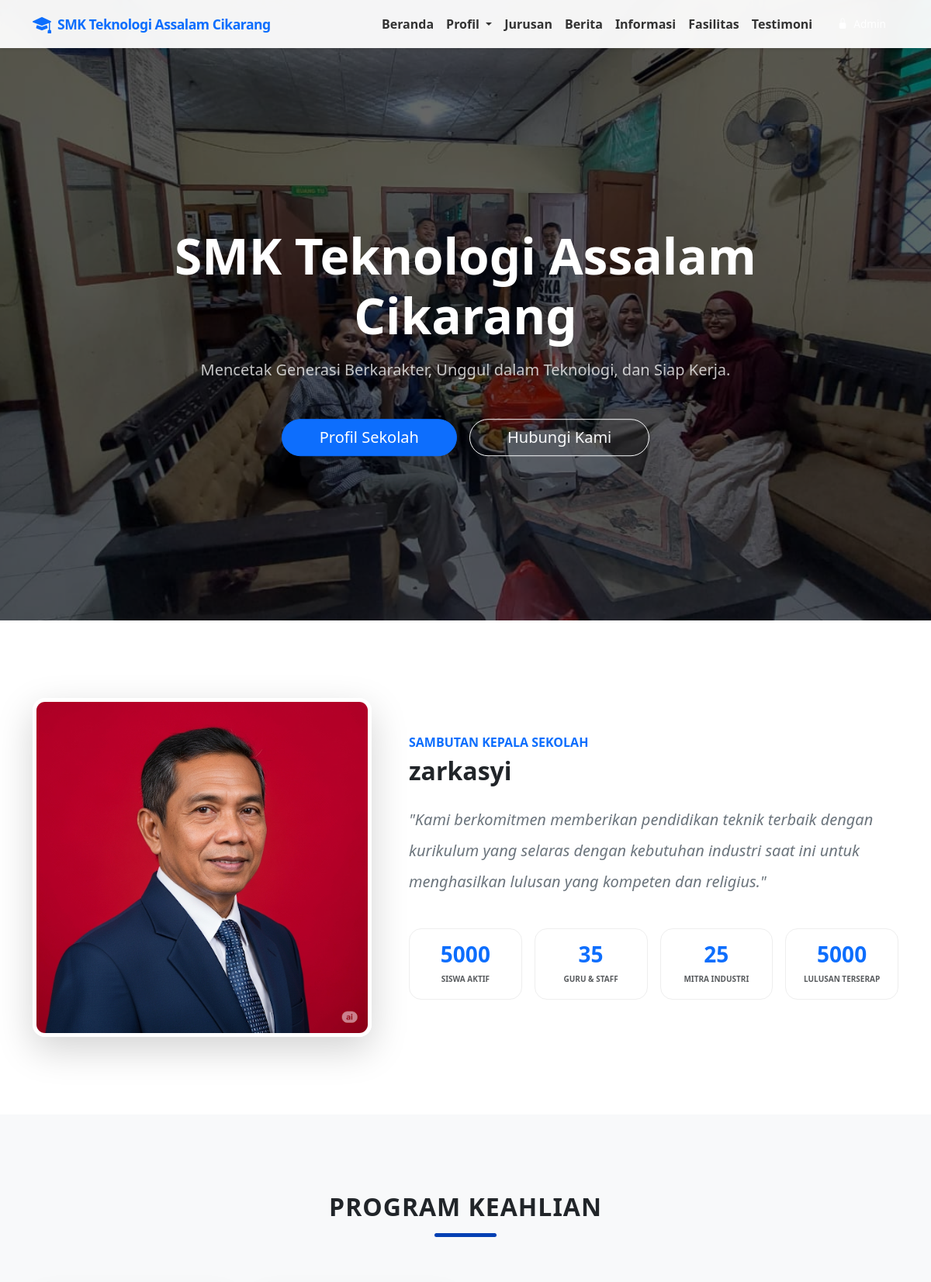
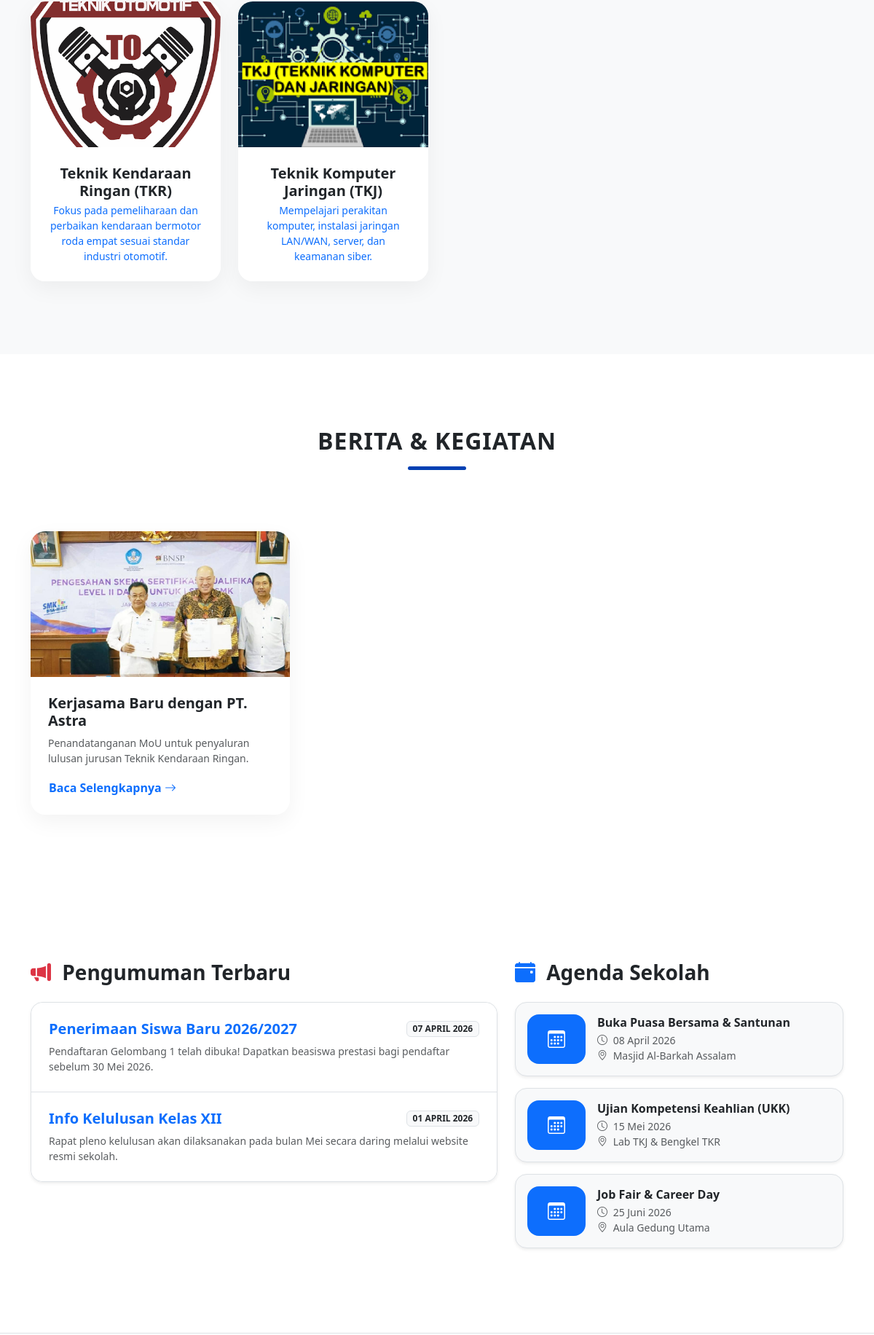
The page / (upper part) on the database its author committed (2 pictures, top to bottom).
### tables this page shows
CREATE TABLE `hero` (
  `id` int(11) NOT NULL,
  `judul_utama` varchar(255) NOT NULL,
  `subtitle` text NOT NULL,
  `img_slider_1` varchar(255) NOT NULL,
  `img_slider_2` varchar(255) NOT NULL
);

CREATE TABLE `sambutan` (
  `id` int(11) NOT NULL,
  `nama` varchar(150) NOT NULL,
  `foto` varchar(255) NOT NULL,
  `pesan` text NOT NULL
);

CREATE TABLE `statistik` (
  `id` int(11) NOT NULL,
  `label` varchar(100) NOT NULL,
  `angka` varchar(50) NOT NULL
);

CREATE TABLE `jurusan` (
  `id` int(11) NOT NULL,
  `nama` varchar(150) NOT NULL,
  `foto` varchar(255) NOT NULL,
  `deskripsi` text NOT NULL
);

CREATE TABLE `berita` (
  `id` int(11) NOT NULL,
  `judul` varchar(255) NOT NULL,
  `ringkasan` text NOT NULL,
  `gambar` varchar(255) NOT NULL
);

CREATE TABLE `pengumuman` (
  `id` int(11) NOT NULL,
  `judul` varchar(255) NOT NULL,
  `isi` text NOT NULL,
  `tanggal` varchar(50) NOT NULL
);

CREATE TABLE `agenda` (
  `id` int(11) NOT NULL,
  `kegiatan` varchar(255) NOT NULL,
  `waktu` varchar(100) NOT NULL,
  `tempat` varchar(255) NOT NULL
);

### index.php (the view, shortened to what this page needs)
<?php
include 'koneksi.php';
$hero     = mysqli_fetch_assoc(mysqli_query($conn, "SELECT * FROM hero LIMIT 1")) ?? [];
$sambutan = mysqli_fetch_assoc(mysqli_query($conn, "SELECT * FROM sambutan LIMIT 1")) ?? [];
$kontak   = mysqli_fetch_assoc(mysqli_query($conn, "SELECT * FROM kontak LIMIT 1")) ?? [];
$statistik  = mysqli_fetch_all(mysqli_query($conn, "SELECT * FROM statistik"), MYSQLI_ASSOC);
$jurusan    = mysqli_fetch_all(mysqli_query($conn, "SELECT * FROM jurusan"), MYSQLI_ASSOC);
$pengumuman = mysqli_fetch_all(mysqli_query($conn, "SELECT * FROM pengumuman"), MYSQLI_ASSOC);
$agenda     = mysqli_fetch_all(mysqli_query($conn, "SELECT * FROM agenda"), MYSQLI_ASSOC);
$berita     = mysqli_fetch_all(mysqli_query($conn, "SELECT * FROM berita"), MYSQLI_ASSOC);
?>
<!DOCTYPE html>
<html lang="id">
<head>
    <link href="https://cdn.jsdelivr.net/npm/bootstrap@5.3.0/dist/css/bootstrap.min.css" rel="stylesheet">
    <link rel="stylesheet" href="https://cdn.jsdelivr.net/npm/bootstrap-icons@1.11.0/font/bootstrap-icons.css">
</head>
<body data-bs-spy="scroll" data-bs-target="#mainNav">
    <nav id="mainNav" class="navbar navbar-expand-lg fixed-top shadow-sm py-2">
        <div class="container">
            <a class="navbar-brand fw-bold text-primary d-flex align-items-center" href="#">
                <i class="bi bi-mortarboard-fill me-2 fs-4"></i>
                <span style="letter-spacing: -0.5px; font-size: 1.1rem;"><?= $hero['judul_utama'] ?? '' ?></span>
            </a>
            <div class="collapse navbar-collapse" id="navbarNav">
                <ul class="navbar-nav ms-auto align-items-lg-center">
                    <li class="nav-item"><a class="nav-link px-lg-2 small fw-semibold" href="index.php">Beranda</a></li>
                    <li class="nav-item dropdown">
                        <a class="nav-link dropdown-toggle px-lg-2 small fw-semibold" href="#" id="navbarDropdownProfil" role="button" data-bs-toggle="dropdown" aria-expanded="false">
                            Profil
                        </a>
                    </li>
                    <li class="nav-item"><a class="nav-link px-lg-2 small fw-semibold" href="#jurusan">Jurusan</a></li>
                    <li class="nav-item"><a class="nav-link px-lg-2 small fw-semibold" href="#berita">Berita</a></li>
                    <li class="nav-item"><a class="nav-link px-lg-2 small fw-semibold" href="#informasi">Informasi</a></li>
                    <li class="nav-item"><a class="nav-link px-lg-2 small fw-semibold" href="#fasilitas">Fasilitas</a></li>
                    <li class="nav-item"><a class="nav-link px-lg-2 small fw-semibold" href="#testimoni">Testimoni</a></li>
                    <li class="nav-item ms-lg-2 mt-2 mt-lg-0">
                        <a class="nav-link btn btn-danger btn-sm text-white px-3 py-1 rounded-pill d-inline-block w-auto" href="dashboard" style="font-size: 0.85rem;">
                            <i class="bi bi-lock-fill me-1"></i> Admin
                        </a>
                    </li>
                </ul>
            </div>
        </div>
    </nav>
    <section id="hero" class="carousel slide hero-carousel" data-bs-ride="carousel">
        <div class="carousel-inner">
            <div class="carousel-item active"><img src="<?= $hero['img_slider_1'] ?? '' ?>" class="d-block w-100"></div>
        </div>
        <div class="hero-caption text-center">
            <h1 class="display-3 fw-bold mb-3 animate__animated animate__fadeInDown"><?= $hero['judul_utama'] ?? '' ?></h1>
            <p class="lead mb-5 opacity-75 animate__animated animate__fadeInUp"><?= $hero['subtitle'] ?? '' ?></p>
            <div class="d-flex justify-content-center gap-3">
                <a href="#profil" class="btn btn-primary btn-lg px-5 rounded-pill shadow-lg">Profil Sekolah</a>
                <a href="https://wa.me/<?= $kontak['wa'] ?? '' ?>" class="btn btn-outline-light btn-lg px-5 rounded-pill">Hubungi Kami</a>
            </div>
        </div>
    </section>
    <section id="profil" class="section-padding">
        <div class="container">
            <div class="row align-items-center g-5">
                <div class="col-lg-5">
                    <div class="position-relative">
                        <img src="<?= $sambutan['foto'] ?? '' ?>" class="img-fluid rounded-4 shadow-lg border border-5 border-white">
                    </div>
                </div>
                <div class="col-lg-7">
                    <h6 class="text-primary fw-bold text-uppercase mb-2">Sambutan Kepala Sekolah</h6>
                    <h2 class="fw-bold mb-4"><?= $sambutan['nama'] ?? '' ?></h2>
                    <p class="text-secondary fs-5 lh-lg mb-4" style="font-style: italic;">"<?= $sambutan['pesan'] ?? '' ?>"</p>
                    <div class="row g-3 mt-2">
                        <?php foreach($statistik as $s): ?>
                        <div class="col-6 col-md-3">
                            <div class="stat-box p-3 text-center rounded-4 bg-white">
                                <h3 class="fw-bold text-primary mb-0"><?= $s['angka'] ?></h3>
                                <small class="text-muted text-uppercase fw-bold" style="font-size: 10px;"><?= $s['label'] ?></small>
                            </div>
                        </div>
                        <?php endforeach; ?>
                    </div>
                </div>
            </div>
        </div>
    </section>
    <section id="jurusan" class="section-padding bg-light">
    <div class="container text-center">
        <h2 class="section-title">Program Keahlian</h2>
        <div class="row g-4">
            <?php foreach($jurusan as $j): ?>
            <div class="col-md-6 col-lg-3">
                <div class="card card-custom h-100">
                    <img src="<?= $j['foto'] ?>" class="card-img-top img-jurusan" alt="<?= $j['nama'] ?>" onerror="this.src='https://placehold.co/600x800?text=Jurusan'">
                    <div class="card-body bg-white p-4">
                        <h5 class="fw-bold mb-1"><?= $j['nama'] ?></h5>
                        <p class="text-primary small mb-0 fw-medium"><?= $j['deskripsi'] ?></p>
                    </div>
                </div>
            </div>
            <?php endforeach; ?>
        </div>
    </div>
    </section>
    <section id="berita" class="section-padding">
        <div class="container">
            <div class="text-center">
                <h2 class="section-title">Berita & Kegiatan</h2>
            </div>
            <div class="row g-4 mt-2">
                <?php foreach($berita as $b): ?>
                <div class="col-md-6 col-lg-4">
                    <div class="card card-custom h-100">
                        <img src="<?= $b['gambar'] ?>" class="card-img-top img-berita" alt="Berita" onerror="this.src='https://placehold.co/600x800?text=Berita'">
                        <div class="card-body p-4">
                            <h5 class="fw-bold text-dark"><?= $b['judul'] ?></h5>
                            <p class="text-muted small"><?= $b['ringkasan'] ?></p>
                            <a href="#" class="btn btn-link text-primary p-0 fw-bold text-decoration-none">Baca Selengkapnya <i class="bi bi-arrow-right"></i></a>
                        </div>
                    </div>
                </div>
                <?php endforeach; ?>
            </div>
        </div>
    </section>
    <section id="informasi" class="section-padding bg-white border-bottom">
        <div class="container">
            <div class="row g-4">
                <div class="col-lg-7">
                    <h3 class="fw-bold mb-4"><i class="bi bi-megaphone-fill text-danger me-2"></i> Pengumuman Terbaru</h3>
                    <div class="list-group list-group-flush border rounded-4 overflow-hidden shadow-sm">
                        <?php foreach($pengumuman as $p): ?>
                        <div class="list-group-item p-4">
                            <div class="d-flex justify-content-between align-items-center mb-2">
                                <h5 class="fw-bold mb-0 text-primary"><?= $p['judul'] ?></h5>
                                <span class="badge bg-light text-dark border"><?= $p['tanggal'] ?></span>
                            </div>
                            <p class="text-muted mb-0 small"><?= $p['isi'] ?></p>
                        </div>
                        <?php endforeach; ?>
                    </div>
                </div>
                <div class="col-lg-5">
                    <h3 class="fw-bold mb-4"><i class="bi bi-calendar-event-fill text-primary me-2"></i> Agenda Sekolah</h3>
                    <?php foreach($agenda as $a): ?>
                    <div class="d-flex align-items-center mb-3 p-3 border rounded-4 bg-light shadow-sm">
                        <div class="bg-primary text-white p-3 rounded-4 text-center me-3" style="min-width: 80px;">
                            <i class="bi bi-calendar3 fs-4"></i>
                        </div>
                        <div>
                            <h6 class="fw-bold mb-1"><?= $a['kegiatan'] ?></h6>
                            <small class="text-muted d-block"><i class="bi bi-clock me-1"></i> <?= $a['waktu'] ?></small>
                            <small class="text-muted d-block"><i class="bi bi-geo-alt me-1"></i> <?= $a['tempat'] ?></small>
                        </div>
                    </div>
                    <?php endforeach; ?>
                </div>
            </div>
        </div>
    </section>
<?php
include 'footer.php';
?>

### index.php (style rules this page uses)
:root { --primary-color: #0440b3; --accent-color: #ffc107; }
body { font-family: 'Segoe UI', Tahoma, Geneva, Verdana, sans-serif; scroll-behavior: smooth; overflow-x: hidden; }
.navbar { background: rgba(255, 255, 255, 0.95); backdrop-filter: blur(10px); transition: 0.4s; }
.nav-link { font-weight: 500; color: #333; transition: 0.3s; }
.hero-carousel img { height: 100vh; object-fit: cover; filter: brightness(0.4); }
.hero-caption { position: absolute; top: 55%; left: 50%; transform: translate(-50%, -50%); color: white; width: 85%; z-index: 10; }
.section-padding { padding: 100px 0; }
.section-title { font-weight: 800; margin-bottom: 60px; position: relative; padding-bottom: 20px; text-transform: uppercase; letter-spacing: 1px; }
.section-title::after { content: ''; position: absolute; bottom: 0; left: 50%; transform: translateX(-50%); width: 80px; height: 5px; background: var(--primary-color); border-radius: 10px; }
.card-custom { border: none; border-radius: 20px; transition: 0.4s; overflow: hidden; box-shadow: 0 10px 30px rgba(0,0,0,0.05); background: #fff; }
.card-custom img { transition: transform 0.5s ease; }
.img-berita { height: 200px; object-fit: cover; }
.stat-box { transition: 0.3s; border: 1px solid #eee; background: #fff; }
.stat-box h3 { color: var(--primary-color); transition: 0.3s; }
.stat-box small { color: #6c757d; transition: 0.3s; }
.img-jurusan { height: 200px; object-fit: cover; width: 100%; }

### rows shown on the page
hero: judul_utama "SMK Teknologi Assalam Cikarang", img_slider_1 (picture), subtitle "Mencetak Generasi Berkarakter, Unggul dalam Teknologi, dan Siap Kerja."
sambutan: foto (picture), nama "zarkasyi", pesan "Kami berkomitmen memberikan pendidikan teknik terbaik dengan kurikulum yang selaras dengan kebutuhan industri saat ini untuk menghasilkan lulusan yang kompeten dan religius."
statistik: angka "5000", label "SISWA AKTIF"
statistik: angka "35", label "GURU & STAFF"
statistik: angka "25", label "MITRA INDUSTRI"
statistik: angka "5000", label "LULUSAN TERSERAP"
jurusan: foto (picture), nama "Teknik Kendaraan Ringan (TKR)", deskripsi "Fokus pada pemeliharaan dan perbaikan kendaraan bermotor roda empat sesuai standar industri otomotif."
jurusan: foto (picture), nama "Teknik Komputer Jaringan (TKJ)", deskripsi "Mempelajari perakitan komputer, instalasi jaringan LAN/WAN, server, dan keamanan siber."
berita: gambar (picture), judul "Kerjasama Baru dengan PT. Astra", ringkasan "Penandatanganan MoU untuk penyaluran lulusan jurusan Teknik Kendaraan Ringan."
pengumuman: judul "Penerimaan Siswa Baru 2026/2027", tanggal "07 APRIL 2026", isi "Pendaftaran Gelombang 1 telah dibuka! Dapatkan beasiswa prestasi bagi pendaftar sebelum 30 Mei 2026."
pengumuman: judul "Info Kelulusan Kelas XII", tanggal "01 APRIL 2026", isi "Rapat pleno kelulusan akan dilaksanakan pada bulan Mei secara daring melalui website resmi sekolah."
agenda: kegiatan "Buka Puasa Bersama & Santunan", waktu "08 April 2026", tempat "Masjid Al-Barkah Assalam"
agenda: kegiatan "Ujian Kompetensi Keahlian (UKK)", waktu "15 Mei 2026", tempat "Lab TKJ & Bengkel TKR"
agenda: kegiatan "Job Fair & Career Day", waktu "25 Juni 2026", tempat "Aula Gedung Utama"
